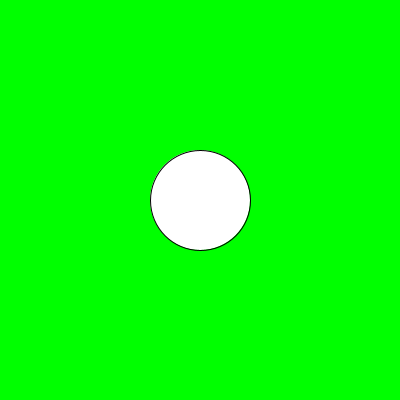
Frame 1 (no input)
Frame 60 (the mouse pressed at the canvas centre just before this capture): identical to frame 1, image omitted
Frame 120 (the mouse held since frame 60 and released just before this capture): identical to frame 1, image omitted

The Processing sketch that drew this single still picture (run headless with seeded random() and noise(); from frame 60 on, the mouse is pressed at the canvas centre):

// Processing sketch: aula01_ex01_teste
// ── aula01_ex01_teste.pde
void setup(){
size(400,400);
}

void draw(){
background(0,255,0);
ellipse(width/2, height/2,100,100);
}
